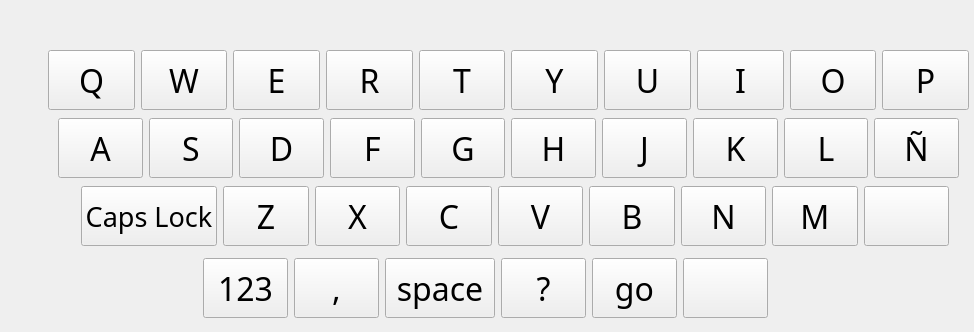
<?xml version="1.0" encoding="UTF-8"?>
<ui version="4.0">
 <class>InputWidget</class>
 <widget class="QWidget" name="InputWidget">
  <property name="geometry">
   <rect>
    <x>0</x>
    <y>0</y>
    <width>974</width>
    <height>332</height>
   </rect>
  </property>
  <property name="font">
   <font>
    <family>AR PL UKai CN</family>
    <pointsize>10</pointsize>
   </font>
  </property>
  <property name="windowTitle">
   <string>Form</string>
  </property>
  <widget class="QStackedWidget" name="inputPanel">
   <property name="geometry">
    <rect>
     <x>28</x>
     <y>38</y>
     <width>951</width>
     <height>216</height>
    </rect>
   </property>
   <property name="sizePolicy">
    <sizepolicy hsizetype="Preferred" vsizetype="Preferred">
     <horstretch>0</horstretch>
     <verstretch>0</verstretch>
    </sizepolicy>
   </property>
   <property name="currentIndex">
    <number>0</number>
   </property>
   <widget class="QWidget" name="page">
    <widget class="QWidget" name="layoutWidget">
     <property name="geometry">
      <rect>
       <x>20</x>
       <y>10</y>
       <width>921</width>
       <height>200</height>
      </rect>
     </property>
     <layout class="QVBoxLayout" name="verticalLayout">
      <item>
       <layout class="QHBoxLayout" name="horizontalLayout">
        <item>
         <widget class="QPushButton" name="key_Q">
          <property name="minimumSize">
           <size>
            <width>75</width>
            <height>60</height>
           </size>
          </property>
          <property name="font">
           <font>
            <pointsize>24</pointsize>
           </font>
          </property>
          <property name="focusPolicy">
           <enum>Qt::NoFocus</enum>
          </property>
          <property name="text">
           <string>Q</string>
          </property>
         </widget>
        </item>
        <item>
         <widget class="QPushButton" name="key_W">
          <property name="minimumSize">
           <size>
            <width>75</width>
            <height>60</height>
           </size>
          </property>
          <property name="font">
           <font>
            <pointsize>24</pointsize>
           </font>
          </property>
          <property name="focusPolicy">
           <enum>Qt::NoFocus</enum>
          </property>
          <property name="text">
           <string>W</string>
          </property>
         </widget>
        </item>
        <item>
         <widget class="QPushButton" name="key_E">
          <property name="minimumSize">
           <size>
            <width>75</width>
            <height>60</height>
           </size>
          </property>
          <property name="font">
           <font>
            <pointsize>24</pointsize>
           </font>
          </property>
          <property name="focusPolicy">
           <enum>Qt::NoFocus</enum>
          </property>
          <property name="text">
           <string>E</string>
          </property>
         </widget>
        </item>
        <item>
         <widget class="QPushButton" name="key_R">
          <property name="minimumSize">
           <size>
            <width>75</width>
            <height>60</height>
           </size>
          </property>
          <property name="font">
           <font>
            <pointsize>24</pointsize>
           </font>
          </property>
          <property name="focusPolicy">
           <enum>Qt::NoFocus</enum>
          </property>
          <property name="text">
           <string>R</string>
          </property>
         </widget>
        </item>
        <item>
         <widget class="QPushButton" name="key_T">
          <property name="minimumSize">
           <size>
            <width>75</width>
            <height>60</height>
           </size>
          </property>
          <property name="font">
           <font>
            <pointsize>24</pointsize>
           </font>
          </property>
          <property name="focusPolicy">
           <enum>Qt::NoFocus</enum>
          </property>
          <property name="text">
           <string>T</string>
          </property>
         </widget>
        </item>
        <item>
         <widget class="QPushButton" name="key_Y">
          <property name="minimumSize">
           <size>
            <width>75</width>
            <height>60</height>
           </size>
          </property>
          <property name="font">
           <font>
            <pointsize>24</pointsize>
           </font>
          </property>
          <property name="focusPolicy">
           <enum>Qt::NoFocus</enum>
          </property>
          <property name="text">
           <string>Y</string>
          </property>
         </widget>
        </item>
        <item>
         <widget class="QPushButton" name="key_U">
          <property name="minimumSize">
           <size>
            <width>75</width>
            <height>60</height>
           </size>
          </property>
          <property name="font">
           <font>
            <pointsize>24</pointsize>
           </font>
          </property>
          <property name="focusPolicy">
           <enum>Qt::NoFocus</enum>
          </property>
          <property name="text">
           <string>U</string>
          </property>
         </widget>
        </item>
        <item>
         <widget class="QPushButton" name="key_I">
          <property name="minimumSize">
           <size>
            <width>75</width>
            <height>60</height>
           </size>
          </property>
          <property name="font">
           <font>
            <pointsize>24</pointsize>
           </font>
          </property>
          <property name="focusPolicy">
           <enum>Qt::NoFocus</enum>
          </property>
          <property name="text">
           <string>I</string>
          </property>
         </widget>
        </item>
        <item>
         <widget class="QPushButton" name="key_O">
          <property name="minimumSize">
           <size>
            <width>75</width>
            <height>60</height>
           </size>
          </property>
          <property name="font">
           <font>
            <pointsize>24</pointsize>
           </font>
          </property>
          <property name="focusPolicy">
           <enum>Qt::NoFocus</enum>
          </property>
          <property name="text">
           <string>O</string>
          </property>
         </widget>
        </item>
        <item>
         <widget class="QPushButton" name="key_P">
          <property name="minimumSize">
           <size>
            <width>75</width>
            <height>60</height>
           </size>
          </property>
          <property name="font">
           <font>
            <pointsize>24</pointsize>
           </font>
          </property>
          <property name="text">
           <string>P</string>
          </property>
         </widget>
        </item>
       </layout>
      </item>
      <item>
       <layout class="QHBoxLayout" name="horizontalLayout_2">
        <item>
         <spacer name="horizontalSpacer">
          <property name="orientation">
           <enum>Qt::Horizontal</enum>
          </property>
          <property name="sizeType">
           <enum>QSizePolicy::Maximum</enum>
          </property>
          <property name="sizeHint" stdset="0">
           <size>
            <width>10</width>
            <height>48</height>
           </size>
          </property>
         </spacer>
        </item>
        <item>
         <widget class="QPushButton" name="key_A">
          <property name="minimumSize">
           <size>
            <width>75</width>
            <height>60</height>
           </size>
          </property>
          <property name="font">
           <font>
            <family>宋体</family>
            <pointsize>24</pointsize>
           </font>
          </property>
          <property name="focusPolicy">
           <enum>Qt::NoFocus</enum>
          </property>
          <property name="layoutDirection">
           <enum>Qt::LeftToRight</enum>
          </property>
          <property name="styleSheet">
           <string notr="true"/>
          </property>
          <property name="locale">
           <locale language="Chinese" country="China"/>
          </property>
          <property name="text">
           <string>A</string>
          </property>
          <property name="shortcut">
           <string>Ctrl+S, Ctrl+S, Ctrl+S, Ctrl+S</string>
          </property>
          <property name="autoDefault">
           <bool>false</bool>
          </property>
         </widget>
        </item>
        <item>
         <widget class="QPushButton" name="key_S">
          <property name="minimumSize">
           <size>
            <width>75</width>
            <height>60</height>
           </size>
          </property>
          <property name="font">
           <font>
            <pointsize>24</pointsize>
           </font>
          </property>
          <property name="focusPolicy">
           <enum>Qt::NoFocus</enum>
          </property>
          <property name="text">
           <string>S</string>
          </property>
         </widget>
        </item>
        <item>
         <widget class="QPushButton" name="key_D">
          <property name="minimumSize">
           <size>
            <width>75</width>
            <height>60</height>
           </size>
          </property>
          <property name="font">
           <font>
            <pointsize>24</pointsize>
           </font>
          </property>
          <property name="focusPolicy">
           <enum>Qt::NoFocus</enum>
          </property>
          <property name="text">
           <string>D</string>
          </property>
         </widget>
        </item>
        <item>
         <widget class="QPushButton" name="key_F">
          <property name="minimumSize">
           <size>
            <width>75</width>
            <height>60</height>
           </size>
          </property>
          <property name="font">
           <font>
            <pointsize>24</pointsize>
           </font>
          </property>
          <property name="focusPolicy">
           <enum>Qt::NoFocus</enum>
          </property>
          <property name="text">
           <string>F</string>
          </property>
         </widget>
        </item>
        <item>
         <widget class="QPushButton" name="key_G">
          <property name="minimumSize">
           <size>
            <width>75</width>
            <height>60</height>
           </size>
          </property>
          <property name="font">
           <font>
            <pointsize>24</pointsize>
           </font>
          </property>
          <property name="focusPolicy">
           <enum>Qt::NoFocus</enum>
          </property>
          <property name="text">
           <string>G</string>
          </property>
         </widget>
        </item>
        <item>
         <widget class="QPushButton" name="key_H">
          <property name="minimumSize">
           <size>
            <width>75</width>
            <height>60</height>
           </size>
          </property>
          <property name="font">
           <font>
            <pointsize>24</pointsize>
           </font>
          </property>
          <property name="focusPolicy">
           <enum>Qt::NoFocus</enum>
          </property>
          <property name="text">
           <string>H</string>
          </property>
         </widget>
        </item>
        <item>
         <widget class="QPushButton" name="key_J">
          <property name="minimumSize">
           <size>
            <width>75</width>
            <height>60</height>
           </size>
          </property>
          <property name="font">
           <font>
            <pointsize>24</pointsize>
           </font>
          </property>
          <property name="focusPolicy">
           <enum>Qt::NoFocus</enum>
          </property>
          <property name="text">
           <string>J</string>
          </property>
         </widget>
        </item>
        <item>
         <widget class="QPushButton" name="key_K">
          <property name="minimumSize">
           <size>
            <width>75</width>
            <height>60</height>
           </size>
          </property>
          <property name="font">
           <font>
            <pointsize>24</pointsize>
           </font>
          </property>
          <property name="focusPolicy">
           <enum>Qt::NoFocus</enum>
          </property>
          <property name="text">
           <string>K</string>
          </property>
         </widget>
        </item>
        <item>
         <widget class="QPushButton" name="key_L">
          <property name="minimumSize">
           <size>
            <width>75</width>
            <height>60</height>
           </size>
          </property>
          <property name="font">
           <font>
            <pointsize>24</pointsize>
           </font>
          </property>
          <property name="focusPolicy">
           <enum>Qt::NoFocus</enum>
          </property>
          <property name="text">
           <string>L</string>
          </property>
         </widget>
        </item>
        <item>
         <widget class="QPushButton" name="key_N_2">
          <property name="minimumSize">
           <size>
            <width>75</width>
            <height>60</height>
           </size>
          </property>
          <property name="font">
           <font>
            <pointsize>24</pointsize>
           </font>
          </property>
          <property name="focusPolicy">
           <enum>Qt::NoFocus</enum>
          </property>
          <property name="text">
           <string>Ñ</string>
          </property>
         </widget>
        </item>
        <item>
         <spacer name="horizontalSpacer_2">
          <property name="orientation">
           <enum>Qt::Horizontal</enum>
          </property>
          <property name="sizeType">
           <enum>QSizePolicy::Maximum</enum>
          </property>
          <property name="sizeHint" stdset="0">
           <size>
            <width>10</width>
            <height>48</height>
           </size>
          </property>
         </spacer>
        </item>
       </layout>
      </item>
      <item>
       <layout class="QHBoxLayout" name="horizontalLayout_3">
        <item>
         <spacer name="horizontalSpacer_3">
          <property name="orientation">
           <enum>Qt::Horizontal</enum>
          </property>
          <property name="sizeType">
           <enum>QSizePolicy::Maximum</enum>
          </property>
          <property name="sizeHint" stdset="0">
           <size>
            <width>33</width>
            <height>48</height>
           </size>
          </property>
         </spacer>
        </item>
        <item>
         <widget class="QPushButton" name="key_Shift">
          <property name="minimumSize">
           <size>
            <width>0</width>
            <height>60</height>
           </size>
          </property>
          <property name="font">
           <font>
            <pointsize>20</pointsize>
           </font>
          </property>
          <property name="focusPolicy">
           <enum>Qt::NoFocus</enum>
          </property>
          <property name="text">
           <string>Caps Lock</string>
          </property>
         </widget>
        </item>
        <item>
         <widget class="QPushButton" name="key_Z">
          <property name="minimumSize">
           <size>
            <width>75</width>
            <height>60</height>
           </size>
          </property>
          <property name="font">
           <font>
            <pointsize>24</pointsize>
           </font>
          </property>
          <property name="focusPolicy">
           <enum>Qt::NoFocus</enum>
          </property>
          <property name="text">
           <string>Z</string>
          </property>
         </widget>
        </item>
        <item>
         <widget class="QPushButton" name="key_X">
          <property name="minimumSize">
           <size>
            <width>75</width>
            <height>60</height>
           </size>
          </property>
          <property name="font">
           <font>
            <pointsize>24</pointsize>
           </font>
          </property>
          <property name="focusPolicy">
           <enum>Qt::NoFocus</enum>
          </property>
          <property name="text">
           <string>X</string>
          </property>
         </widget>
        </item>
        <item>
         <widget class="QPushButton" name="key_C">
          <property name="minimumSize">
           <size>
            <width>75</width>
            <height>60</height>
           </size>
          </property>
          <property name="font">
           <font>
            <pointsize>24</pointsize>
            <stylestrategy>PreferDefault</stylestrategy>
           </font>
          </property>
          <property name="focusPolicy">
           <enum>Qt::NoFocus</enum>
          </property>
          <property name="text">
           <string>C</string>
          </property>
         </widget>
        </item>
        <item>
         <widget class="QPushButton" name="key_V">
          <property name="minimumSize">
           <size>
            <width>75</width>
            <height>60</height>
           </size>
          </property>
          <property name="font">
           <font>
            <pointsize>24</pointsize>
           </font>
          </property>
          <property name="focusPolicy">
           <enum>Qt::NoFocus</enum>
          </property>
          <property name="text">
           <string>V</string>
          </property>
         </widget>
        </item>
        <item>
         <widget class="QPushButton" name="key_B">
          <property name="minimumSize">
           <size>
            <width>75</width>
            <height>60</height>
           </size>
          </property>
          <property name="font">
           <font>
            <pointsize>24</pointsize>
           </font>
          </property>
          <property name="focusPolicy">
           <enum>Qt::NoFocus</enum>
          </property>
          <property name="text">
           <string>B</string>
          </property>
         </widget>
        </item>
        <item>
         <widget class="QPushButton" name="key_N">
          <property name="minimumSize">
           <size>
            <width>75</width>
            <height>60</height>
           </size>
          </property>
          <property name="font">
           <font>
            <pointsize>24</pointsize>
           </font>
          </property>
          <property name="focusPolicy">
           <enum>Qt::NoFocus</enum>
          </property>
          <property name="text">
           <string>N</string>
          </property>
         </widget>
        </item>
        <item>
         <widget class="QPushButton" name="key_M">
          <property name="minimumSize">
           <size>
            <width>75</width>
            <height>60</height>
           </size>
          </property>
          <property name="font">
           <font>
            <pointsize>24</pointsize>
           </font>
          </property>
          <property name="focusPolicy">
           <enum>Qt::NoFocus</enum>
          </property>
          <property name="text">
           <string>M</string>
          </property>
         </widget>
        </item>
        <item>
         <widget class="QPushButton" name="key_Backspace">
          <property name="minimumSize">
           <size>
            <width>0</width>
            <height>60</height>
           </size>
          </property>
          <property name="font">
           <font>
            <pointsize>18</pointsize>
           </font>
          </property>
          <property name="focusPolicy">
           <enum>Qt::NoFocus</enum>
          </property>
          <property name="inputMethodHints">
           <set>Qt::ImhNone</set>
          </property>
          <property name="text">
           <string/>
          </property>
          <property name="icon">
           <iconset resource="image.qrc">
            <normaloff>:/newPrefix/image/left.ico</normaloff>:/newPrefix/image/left.ico</iconset>
          </property>
          <property name="iconSize">
           <size>
            <width>48</width>
            <height>48</height>
           </size>
          </property>
         </widget>
        </item>
        <item>
         <spacer name="horizontalSpacer_4">
          <property name="orientation">
           <enum>Qt::Horizontal</enum>
          </property>
          <property name="sizeType">
           <enum>QSizePolicy::Maximum</enum>
          </property>
          <property name="sizeHint" stdset="0">
           <size>
            <width>20</width>
            <height>48</height>
           </size>
          </property>
         </spacer>
        </item>
       </layout>
      </item>
     </layout>
    </widget>
   </widget>
   <widget class="QWidget" name="page_1">
    <layout class="QVBoxLayout" name="verticalLayout_2">
     <item>
      <layout class="QHBoxLayout" name="horizontalLayout_4">
       <item>
        <widget class="QPushButton" name="key_0">
         <property name="enabled">
          <bool>true</bool>
         </property>
         <property name="minimumSize">
          <size>
           <width>0</width>
           <height>60</height>
          </size>
         </property>
         <property name="font">
          <font>
           <pointsize>24</pointsize>
          </font>
         </property>
         <property name="focusPolicy">
          <enum>Qt::NoFocus</enum>
         </property>
         <property name="text">
          <string>0</string>
         </property>
        </widget>
       </item>
       <item>
        <widget class="QPushButton" name="key_1">
         <property name="minimumSize">
          <size>
           <width>0</width>
           <height>60</height>
          </size>
         </property>
         <property name="font">
          <font>
           <pointsize>24</pointsize>
          </font>
         </property>
         <property name="focusPolicy">
          <enum>Qt::NoFocus</enum>
         </property>
         <property name="text">
          <string>1</string>
         </property>
        </widget>
       </item>
       <item>
        <widget class="QPushButton" name="key_2">
         <property name="minimumSize">
          <size>
           <width>0</width>
           <height>60</height>
          </size>
         </property>
         <property name="font">
          <font>
           <pointsize>24</pointsize>
          </font>
         </property>
         <property name="focusPolicy">
          <enum>Qt::NoFocus</enum>
         </property>
         <property name="text">
          <string>2</string>
         </property>
        </widget>
       </item>
       <item>
        <widget class="QPushButton" name="key_3">
         <property name="minimumSize">
          <size>
           <width>0</width>
           <height>60</height>
          </size>
         </property>
         <property name="font">
          <font>
           <pointsize>24</pointsize>
          </font>
         </property>
         <property name="focusPolicy">
          <enum>Qt::NoFocus</enum>
         </property>
         <property name="text">
          <string>3</string>
         </property>
        </widget>
       </item>
       <item>
        <widget class="QPushButton" name="key_4">
         <property name="minimumSize">
          <size>
           <width>0</width>
           <height>60</height>
          </size>
         </property>
         <property name="font">
          <font>
           <pointsize>24</pointsize>
          </font>
         </property>
         <property name="focusPolicy">
          <enum>Qt::NoFocus</enum>
         </property>
         <property name="text">
          <string>4</string>
         </property>
        </widget>
       </item>
       <item>
        <widget class="QPushButton" name="key_5">
         <property name="minimumSize">
          <size>
           <width>0</width>
           <height>60</height>
          </size>
         </property>
         <property name="font">
          <font>
           <pointsize>24</pointsize>
          </font>
         </property>
         <property name="focusPolicy">
          <enum>Qt::NoFocus</enum>
         </property>
         <property name="text">
          <string>5</string>
         </property>
        </widget>
       </item>
       <item>
        <widget class="QPushButton" name="key_6">
         <property name="minimumSize">
          <size>
           <width>0</width>
           <height>60</height>
          </size>
         </property>
         <property name="font">
          <font>
           <pointsize>24</pointsize>
          </font>
         </property>
         <property name="focusPolicy">
          <enum>Qt::NoFocus</enum>
         </property>
         <property name="text">
          <string>6</string>
         </property>
        </widget>
       </item>
       <item>
        <widget class="QPushButton" name="key_7">
         <property name="minimumSize">
          <size>
           <width>0</width>
           <height>60</height>
          </size>
         </property>
         <property name="font">
          <font>
           <pointsize>24</pointsize>
          </font>
         </property>
         <property name="focusPolicy">
          <enum>Qt::NoFocus</enum>
         </property>
         <property name="text">
          <string>7</string>
         </property>
        </widget>
       </item>
       <item>
        <widget class="QPushButton" name="key_8">
         <property name="minimumSize">
          <size>
           <width>0</width>
           <height>60</height>
          </size>
         </property>
         <property name="font">
          <font>
           <pointsize>24</pointsize>
          </font>
         </property>
         <property name="focusPolicy">
          <enum>Qt::NoFocus</enum>
         </property>
         <property name="text">
          <string>8</string>
         </property>
        </widget>
       </item>
       <item>
        <widget class="QPushButton" name="key_9">
         <property name="minimumSize">
          <size>
           <width>0</width>
           <height>60</height>
          </size>
         </property>
         <property name="font">
          <font>
           <pointsize>24</pointsize>
          </font>
         </property>
         <property name="focusPolicy">
          <enum>Qt::NoFocus</enum>
         </property>
         <property name="text">
          <string>9</string>
         </property>
        </widget>
       </item>
      </layout>
     </item>
     <item>
      <layout class="QHBoxLayout" name="horizontalLayout_5">
       <item>
        <spacer name="horizontalSpacer_11">
         <property name="orientation">
          <enum>Qt::Horizontal</enum>
         </property>
         <property name="sizeType">
          <enum>QSizePolicy::Maximum</enum>
         </property>
         <property name="sizeHint" stdset="0">
          <size>
           <width>20</width>
           <height>57</height>
          </size>
         </property>
        </spacer>
       </item>
       <item>
        <widget class="QPushButton" name="key_tab">
         <property name="minimumSize">
          <size>
           <width>100</width>
           <height>60</height>
          </size>
         </property>
         <property name="font">
          <font>
           <pointsize>24</pointsize>
           <weight>50</weight>
           <bold>false</bold>
          </font>
         </property>
         <property name="focusPolicy">
          <enum>Qt::NoFocus</enum>
         </property>
         <property name="text">
          <string>TAB</string>
         </property>
        </widget>
       </item>
       <item>
        <widget class="QPushButton" name="key_point">
         <property name="minimumSize">
          <size>
           <width>0</width>
           <height>60</height>
          </size>
         </property>
         <property name="font">
          <font>
           <pointsize>24</pointsize>
          </font>
         </property>
         <property name="focusPolicy">
          <enum>Qt::NoFocus</enum>
         </property>
         <property name="text">
          <string>.</string>
         </property>
        </widget>
       </item>
       <item>
        <widget class="QPushButton" name="key_Symbol_5">
         <property name="minimumSize">
          <size>
           <width>0</width>
           <height>60</height>
          </size>
         </property>
         <property name="font">
          <font>
           <pointsize>24</pointsize>
           <weight>75</weight>
           <bold>true</bold>
          </font>
         </property>
         <property name="focusPolicy">
          <enum>Qt::NoFocus</enum>
         </property>
         <property name="text">
          <string>;</string>
         </property>
        </widget>
       </item>
       <item>
        <widget class="QPushButton" name="key_Symbol_6">
         <property name="minimumSize">
          <size>
           <width>0</width>
           <height>60</height>
          </size>
         </property>
         <property name="font">
          <font>
           <pointsize>24</pointsize>
          </font>
         </property>
         <property name="focusPolicy">
          <enum>Qt::NoFocus</enum>
         </property>
         <property name="text">
          <string>/</string>
         </property>
        </widget>
       </item>
       <item>
        <widget class="QPushButton" name="key_Symbol_8">
         <property name="minimumSize">
          <size>
           <width>0</width>
           <height>60</height>
          </size>
         </property>
         <property name="font">
          <font>
           <pointsize>24</pointsize>
          </font>
         </property>
         <property name="focusPolicy">
          <enum>Qt::NoFocus</enum>
         </property>
         <property name="text">
          <string>+</string>
         </property>
        </widget>
       </item>
       <item>
        <widget class="QPushButton" name="key_Symbol_9">
         <property name="minimumSize">
          <size>
           <width>0</width>
           <height>60</height>
          </size>
         </property>
         <property name="font">
          <font>
           <pointsize>24</pointsize>
          </font>
         </property>
         <property name="focusPolicy">
          <enum>Qt::NoFocus</enum>
         </property>
         <property name="text">
          <string>-</string>
         </property>
        </widget>
       </item>
       <item>
        <widget class="QPushButton" name="key_Symbol_7">
         <property name="minimumSize">
          <size>
           <width>0</width>
           <height>60</height>
          </size>
         </property>
         <property name="font">
          <font>
           <pointsize>24</pointsize>
          </font>
         </property>
         <property name="focusPolicy">
          <enum>Qt::NoFocus</enum>
         </property>
         <property name="text">
          <string>*</string>
         </property>
        </widget>
       </item>
       <item>
        <widget class="QPushButton" name="key_Symbol_4">
         <property name="minimumSize">
          <size>
           <width>0</width>
           <height>60</height>
          </size>
         </property>
         <property name="font">
          <font>
           <pointsize>24</pointsize>
          </font>
         </property>
         <property name="focusPolicy">
          <enum>Qt::NoFocus</enum>
         </property>
         <property name="text">
          <string>%</string>
         </property>
        </widget>
       </item>
       <item>
        <widget class="QPushButton" name="key_Backspace_2">
         <property name="minimumSize">
          <size>
           <width>100</width>
           <height>60</height>
          </size>
         </property>
         <property name="font">
          <font>
           <pointsize>18</pointsize>
          </font>
         </property>
         <property name="focusPolicy">
          <enum>Qt::NoFocus</enum>
         </property>
         <property name="inputMethodHints">
          <set>Qt::ImhNone</set>
         </property>
         <property name="text">
          <string/>
         </property>
         <property name="icon">
          <iconset resource="image.qrc">
           <normaloff>:/newPrefix/image/left.ico</normaloff>:/newPrefix/image/left.ico</iconset>
         </property>
         <property name="iconSize">
          <size>
           <width>48</width>
           <height>48</height>
          </size>
         </property>
        </widget>
       </item>
       <item>
        <spacer name="horizontalSpacer_12">
         <property name="orientation">
          <enum>Qt::Horizontal</enum>
         </property>
         <property name="sizeType">
          <enum>QSizePolicy::Maximum</enum>
         </property>
         <property name="sizeHint" stdset="0">
          <size>
           <width>30</width>
           <height>58</height>
          </size>
         </property>
        </spacer>
       </item>
      </layout>
     </item>
     <item>
      <layout class="QHBoxLayout" name="horizontalLayout_6">
       <item>
        <spacer name="horizontalSpacer_5">
         <property name="orientation">
          <enum>Qt::Horizontal</enum>
         </property>
         <property name="sizeType">
          <enum>QSizePolicy::Maximum</enum>
         </property>
         <property name="sizeHint" stdset="0">
          <size>
           <width>86</width>
           <height>48</height>
          </size>
         </property>
        </spacer>
       </item>
       <item>
        <widget class="QPushButton" name="key_Symbol_3">
         <property name="minimumSize">
          <size>
           <width>0</width>
           <height>60</height>
          </size>
         </property>
         <property name="font">
          <font>
           <pointsize>24</pointsize>
          </font>
         </property>
         <property name="focusPolicy">
          <enum>Qt::NoFocus</enum>
         </property>
         <property name="text">
          <string>$</string>
         </property>
        </widget>
       </item>
       <item>
        <widget class="QPushButton" name="key_Symbol_1">
         <property name="minimumSize">
          <size>
           <width>0</width>
           <height>60</height>
          </size>
         </property>
         <property name="font">
          <font>
           <pointsize>24</pointsize>
          </font>
         </property>
         <property name="focusPolicy">
          <enum>Qt::NoFocus</enum>
         </property>
         <property name="text">
          <string>@</string>
         </property>
        </widget>
       </item>
       <item>
        <widget class="QPushButton" name="key_Symbol_2">
         <property name="minimumSize">
          <size>
           <width>0</width>
           <height>60</height>
          </size>
         </property>
         <property name="font">
          <font>
           <pointsize>24</pointsize>
          </font>
         </property>
         <property name="focusPolicy">
          <enum>Qt::NoFocus</enum>
         </property>
         <property name="text">
          <string>#</string>
         </property>
        </widget>
       </item>
       <item>
        <widget class="QPushButton" name="key_Symbol_10">
         <property name="minimumSize">
          <size>
           <width>0</width>
           <height>60</height>
          </size>
         </property>
         <property name="font">
          <font>
           <pointsize>24</pointsize>
          </font>
         </property>
         <property name="focusPolicy">
          <enum>Qt::NoFocus</enum>
         </property>
         <property name="text">
          <string>(</string>
         </property>
        </widget>
       </item>
       <item>
        <widget class="QPushButton" name="key_Symbol_11">
         <property name="minimumSize">
          <size>
           <width>0</width>
           <height>60</height>
          </size>
         </property>
         <property name="font">
          <font>
           <pointsize>24</pointsize>
          </font>
         </property>
         <property name="focusPolicy">
          <enum>Qt::NoFocus</enum>
         </property>
         <property name="text">
          <string>)</string>
         </property>
        </widget>
       </item>
       <item>
        <widget class="QPushButton" name="key_Symbol_12">
         <property name="minimumSize">
          <size>
           <width>0</width>
           <height>60</height>
          </size>
         </property>
         <property name="font">
          <font>
           <pointsize>24</pointsize>
          </font>
         </property>
         <property name="focusPolicy">
          <enum>Qt::NoFocus</enum>
         </property>
         <property name="text">
          <string>&lt;</string>
         </property>
        </widget>
       </item>
       <item>
        <widget class="QPushButton" name="key_Symbol_13">
         <property name="minimumSize">
          <size>
           <width>0</width>
           <height>60</height>
          </size>
         </property>
         <property name="font">
          <font>
           <pointsize>24</pointsize>
          </font>
         </property>
         <property name="focusPolicy">
          <enum>Qt::NoFocus</enum>
         </property>
         <property name="text">
          <string>&gt;</string>
         </property>
        </widget>
       </item>
       <item>
        <widget class="QPushButton" name="key_Symbol_14">
         <property name="minimumSize">
          <size>
           <width>0</width>
           <height>60</height>
          </size>
         </property>
         <property name="font">
          <font>
           <pointsize>24</pointsize>
          </font>
         </property>
         <property name="focusPolicy">
          <enum>Qt::NoFocus</enum>
         </property>
         <property name="text">
          <string>.com</string>
         </property>
        </widget>
       </item>
       <item>
        <spacer name="horizontalSpacer_6">
         <property name="orientation">
          <enum>Qt::Horizontal</enum>
         </property>
         <property name="sizeType">
          <enum>QSizePolicy::Maximum</enum>
         </property>
         <property name="sizeHint" stdset="0">
          <size>
           <width>85</width>
           <height>48</height>
          </size>
         </property>
        </spacer>
       </item>
      </layout>
     </item>
    </layout>
   </widget>
  </widget>
  <widget class="QWidget" name="layoutWidget">
   <property name="geometry">
    <rect>
     <x>30</x>
     <y>257</y>
     <width>911</width>
     <height>62</height>
    </rect>
   </property>
   <layout class="QHBoxLayout" name="horizontalLayout_7">
    <item>
     <spacer name="horizontalSpacer_7">
      <property name="orientation">
       <enum>Qt::Horizontal</enum>
      </property>
      <property name="sizeHint" stdset="0">
       <size>
        <width>108</width>
        <height>17</height>
       </size>
      </property>
     </spacer>
    </item>
    <item>
     <widget class="QPushButton" name="key_DigitalOrABC">
      <property name="minimumSize">
       <size>
        <width>85</width>
        <height>60</height>
       </size>
      </property>
      <property name="font">
       <font>
        <pointsize>24</pointsize>
       </font>
      </property>
      <property name="focusPolicy">
       <enum>Qt::NoFocus</enum>
      </property>
      <property name="text">
       <string>123</string>
      </property>
     </widget>
    </item>
    <item>
     <widget class="QPushButton" name="key_comma">
      <property name="minimumSize">
       <size>
        <width>85</width>
        <height>60</height>
       </size>
      </property>
      <property name="font">
       <font>
        <pointsize>24</pointsize>
        <weight>50</weight>
        <bold>false</bold>
       </font>
      </property>
      <property name="focusPolicy">
       <enum>Qt::NoFocus</enum>
      </property>
      <property name="text">
       <string>,</string>
      </property>
     </widget>
    </item>
    <item>
     <widget class="QPushButton" name="key_space">
      <property name="minimumSize">
       <size>
        <width>110</width>
        <height>60</height>
       </size>
      </property>
      <property name="font">
       <font>
        <pointsize>24</pointsize>
       </font>
      </property>
      <property name="focusPolicy">
       <enum>Qt::NoFocus</enum>
      </property>
      <property name="text">
       <string>space</string>
      </property>
     </widget>
    </item>
    <item>
     <widget class="QPushButton" name="key_Question">
      <property name="minimumSize">
       <size>
        <width>85</width>
        <height>60</height>
       </size>
      </property>
      <property name="font">
       <font>
        <pointsize>24</pointsize>
        <weight>50</weight>
        <bold>false</bold>
       </font>
      </property>
      <property name="focusPolicy">
       <enum>Qt::NoFocus</enum>
      </property>
      <property name="text">
       <string>?</string>
      </property>
     </widget>
    </item>
    <item>
     <widget class="QPushButton" name="key_Return">
      <property name="minimumSize">
       <size>
        <width>85</width>
        <height>60</height>
       </size>
      </property>
      <property name="font">
       <font>
        <pointsize>24</pointsize>
       </font>
      </property>
      <property name="focusPolicy">
       <enum>Qt::NoFocus</enum>
      </property>
      <property name="text">
       <string>go</string>
      </property>
     </widget>
    </item>
    <item>
     <widget class="QPushButton" name="key_Esc">
      <property name="minimumSize">
       <size>
        <width>85</width>
        <height>60</height>
       </size>
      </property>
      <property name="font">
       <font>
        <pointsize>18</pointsize>
       </font>
      </property>
      <property name="focusPolicy">
       <enum>Qt::NoFocus</enum>
      </property>
      <property name="icon">
       <iconset resource="image.qrc">
        <normaloff>:/newPrefix/image/Esc_Pic.png</normaloff>:/newPrefix/image/Esc_Pic.png</iconset>
      </property>
      <property name="iconSize">
       <size>
        <width>16</width>
        <height>16</height>
       </size>
      </property>
     </widget>
    </item>
    <item>
     <spacer name="horizontalSpacer_8">
      <property name="orientation">
       <enum>Qt::Horizontal</enum>
      </property>
      <property name="sizeHint" stdset="0">
       <size>
        <width>98</width>
        <height>17</height>
       </size>
      </property>
     </spacer>
    </item>
   </layout>
  </widget>
 </widget>
 <resources>
  <include location="image.qrc"/>
 </resources>
 <connections/>
</ui>
